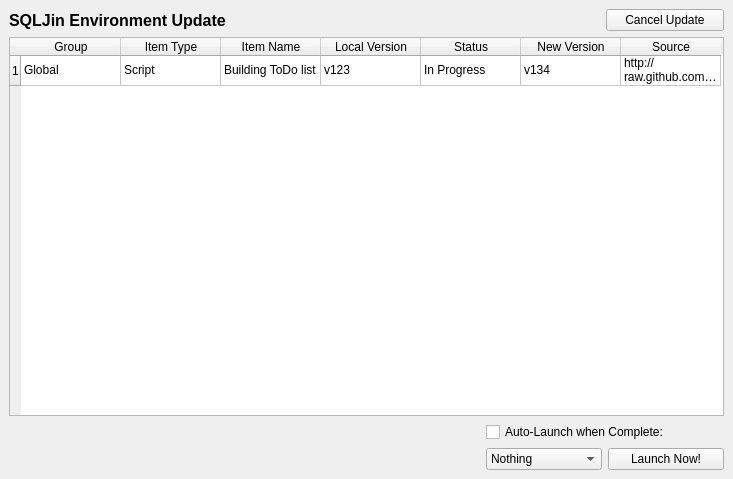
<?xml version="1.0" encoding="UTF-8"?>
<ui version="4.0">
 <class>sjLoader</class>
 <widget class="QMainWindow" name="sjLoader">
  <property name="geometry">
   <rect>
    <x>0</x>
    <y>0</y>
    <width>733</width>
    <height>479</height>
   </rect>
  </property>
  <property name="windowTitle">
   <string/>
  </property>
  <widget class="QWidget" name="centralwidget">
   <layout class="QVBoxLayout" name="verticalLayout">
    <item>
     <layout class="QHBoxLayout" name="horizontalLayout_3" stretch="5,1">
      <item>
       <widget class="QLabel" name="lbl_title">
        <property name="font">
         <font>
          <pointsize>12</pointsize>
          <bold>true</bold>
         </font>
        </property>
        <property name="text">
         <string>SQLJin Environment Update</string>
        </property>
       </widget>
      </item>
      <item>
       <widget class="QPushButton" name="btn_cancel">
        <property name="text">
         <string>Cancel Update</string>
        </property>
       </widget>
      </item>
     </layout>
    </item>
    <item>
     <widget class="QTableWidget" name="tbl_updates">
      <property name="columnCount">
       <number>7</number>
      </property>
      <row>
       <property name="text">
        <string>1</string>
       </property>
      </row>
      <column>
       <property name="text">
        <string>Group</string>
       </property>
      </column>
      <column>
       <property name="text">
        <string>Item Type</string>
       </property>
      </column>
      <column>
       <property name="text">
        <string>Item Name</string>
       </property>
      </column>
      <column>
       <property name="text">
        <string>Local Version</string>
       </property>
      </column>
      <column>
       <property name="text">
        <string>Status</string>
       </property>
      </column>
      <column>
       <property name="text">
        <string>New Version</string>
       </property>
      </column>
      <column>
       <property name="text">
        <string>Source</string>
       </property>
      </column>
      <item row="0" column="0">
       <property name="text">
        <string>Global</string>
       </property>
       <property name="checkState">
        <enum>Unchecked</enum>
       </property>
       <property name="flags">
        <set>ItemIsEnabled</set>
       </property>
      </item>
      <item row="0" column="1">
       <property name="text">
        <string>Script</string>
       </property>
       <property name="flags">
        <set>ItemIsEnabled</set>
       </property>
      </item>
      <item row="0" column="2">
       <property name="text">
        <string>Building ToDo list</string>
       </property>
      </item>
      <item row="0" column="3">
       <property name="text">
        <string>v123</string>
       </property>
      </item>
      <item row="0" column="4">
       <property name="text">
        <string>In Progress</string>
       </property>
      </item>
      <item row="0" column="5">
       <property name="text">
        <string>v134</string>
       </property>
      </item>
      <item row="0" column="6">
       <property name="text">
        <string>http://raw.github.com/some/url/with/some/file.txt</string>
       </property>
       <property name="flags">
        <set>ItemIsSelectable|ItemIsEnabled</set>
       </property>
      </item>
     </widget>
    </item>
    <item>
     <layout class="QHBoxLayout" name="horizontalLayout" stretch="2,1">
      <item>
       <layout class="QVBoxLayout" name="verticalLayout_3"/>
      </item>
      <item>
       <layout class="QVBoxLayout" name="verticalLayout_2">
        <item>
         <widget class="QCheckBox" name="chk_autolaunch">
          <property name="text">
           <string>Auto-Launch when Complete:</string>
          </property>
         </widget>
        </item>
        <item>
         <layout class="QHBoxLayout" name="horizontalLayout_2">
          <item>
           <widget class="QComboBox" name="cbo_guiselect">
            <item>
             <property name="text">
              <string>Nothing</string>
             </property>
            </item>
            <item>
             <property name="text">
              <string>Job Runner</string>
             </property>
            </item>
            <item>
             <property name="text">
              <string>Editor</string>
             </property>
            </item>
           </widget>
          </item>
          <item>
           <widget class="QPushButton" name="btn_launch">
            <property name="text">
             <string>Launch Now!</string>
            </property>
           </widget>
          </item>
         </layout>
        </item>
       </layout>
      </item>
     </layout>
    </item>
   </layout>
  </widget>
 </widget>
 <resources/>
 <connections/>
</ui>
